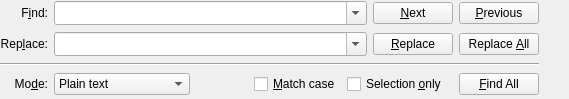
<?xml version="1.0" encoding="UTF-8"?>
<ui version="4.0">
 <author>Sebastian Pipping</author>
 <class>PowerSearchBar</class>
 <widget class="QWidget" name="PowerSearchBar">
  <property name="geometry">
   <rect>
    <x>0</x>
    <y>0</y>
    <width>569</width>
    <height>99</height>
   </rect>
  </property>
  <property name="sizePolicy">
   <sizepolicy hsizetype="Preferred" vsizetype="Minimum">
    <horstretch>0</horstretch>
    <verstretch>0</verstretch>
   </sizepolicy>
  </property>
  <layout class="QHBoxLayout" name="horizontalLayout_2">
   <property name="margin">
    <number>0</number>
   </property>
   <item>
    <layout class="QGridLayout" name="gridLayout">
     <property name="margin">
      <number>0</number>
     </property>
     <item row="0" column="0">
      <widget class="QLabel" name="label">
       <property name="text">
        <string>F&amp;ind:</string>
       </property>
       <property name="alignment">
        <set>Qt::AlignRight|Qt::AlignTrailing|Qt::AlignVCenter</set>
       </property>
       <property name="buddy">
        <cstring>pattern</cstring>
       </property>
      </widget>
     </item>
     <item row="0" column="1">
      <widget class="QComboBox" name="pattern">
       <property name="sizePolicy">
        <sizepolicy hsizetype="Expanding" vsizetype="Fixed">
         <horstretch>0</horstretch>
         <verstretch>0</verstretch>
        </sizepolicy>
       </property>
       <property name="focusPolicy">
        <enum>Qt::StrongFocus</enum>
       </property>
       <property name="toolTip">
        <string>Text to search for</string>
       </property>
       <property name="editable">
        <bool>true</bool>
       </property>
       <property name="sizeAdjustPolicy">
        <enum>QComboBox::AdjustToMinimumContentsLengthWithIcon</enum>
       </property>
      </widget>
     </item>
     <item row="0" column="2">
      <widget class="QPushButton" name="findNext">
       <property name="toolTip">
        <string>Jump to next match</string>
       </property>
       <property name="text">
        <string>&amp;Next</string>
       </property>
      </widget>
     </item>
     <item row="0" column="3">
      <widget class="QPushButton" name="findPrev">
       <property name="toolTip">
        <string>Jump to previous match</string>
       </property>
       <property name="text">
        <string>&amp;Previous</string>
       </property>
       <property name="icon">
        <iconset>
         <normaloff/>
        </iconset>
       </property>
      </widget>
     </item>
     <item row="1" column="0">
      <widget class="QLabel" name="label_3">
       <property name="text">
        <string>Rep&amp;lace:</string>
       </property>
       <property name="alignment">
        <set>Qt::AlignRight|Qt::AlignTrailing|Qt::AlignVCenter</set>
       </property>
       <property name="buddy">
        <cstring>replacement</cstring>
       </property>
      </widget>
     </item>
     <item row="1" column="1">
      <widget class="QComboBox" name="replacement">
       <property name="sizePolicy">
        <sizepolicy hsizetype="Expanding" vsizetype="Fixed">
         <horstretch>0</horstretch>
         <verstretch>0</verstretch>
        </sizepolicy>
       </property>
       <property name="toolTip">
        <string>Text to replace with</string>
       </property>
       <property name="editable">
        <bool>true</bool>
       </property>
       <property name="sizeAdjustPolicy">
        <enum>QComboBox::AdjustToMinimumContentsLengthWithIcon</enum>
       </property>
      </widget>
     </item>
     <item row="1" column="2">
      <widget class="QPushButton" name="replaceNext">
       <property name="toolTip">
        <string>Replace next match</string>
       </property>
       <property name="text">
        <string>&amp;Replace</string>
       </property>
      </widget>
     </item>
     <item row="1" column="3">
      <widget class="QPushButton" name="replaceAll">
       <property name="toolTip">
        <string>Replace all matches</string>
       </property>
       <property name="text">
        <string>Replace &amp;All</string>
       </property>
      </widget>
     </item>
     <item row="2" column="0" colspan="4">
      <widget class="Line" name="line_2">
       <property name="orientation">
        <enum>Qt::Horizontal</enum>
       </property>
      </widget>
     </item>
     <item row="3" column="1" colspan="2">
      <layout class="QHBoxLayout" name="horizontalLayout">
       <property name="spacing">
        <number>6</number>
       </property>
       <property name="rightMargin">
        <number>6</number>
       </property>
       <item>
        <widget class="QComboBox" name="searchMode">
         <property name="sizePolicy">
          <sizepolicy hsizetype="Minimum" vsizetype="Fixed">
           <horstretch>0</horstretch>
           <verstretch>0</verstretch>
          </sizepolicy>
         </property>
         <property name="toolTip">
          <string>Search mode</string>
         </property>
         <property name="maxVisibleItems">
          <number>4</number>
         </property>
         <property name="frame">
          <bool>true</bool>
         </property>
         <item>
          <property name="text">
           <string>Plain text</string>
          </property>
         </item>
         <item>
          <property name="text">
           <string>Whole words</string>
          </property>
         </item>
         <item>
          <property name="text">
           <string>Escape sequences</string>
          </property>
         </item>
         <item>
          <property name="text">
           <string>Regular expression</string>
          </property>
         </item>
        </widget>
       </item>
       <item>
        <spacer name="horizontalSpacer">
         <property name="orientation">
          <enum>Qt::Horizontal</enum>
         </property>
         <property name="sizeHint" stdset="0">
          <size>
           <width>0</width>
           <height>20</height>
          </size>
         </property>
        </spacer>
       </item>
       <item>
        <widget class="QCheckBox" name="matchCase">
         <property name="toolTip">
          <string>Case-sensitive searching</string>
         </property>
         <property name="text">
          <string>&amp;Match case</string>
         </property>
        </widget>
       </item>
       <item>
        <widget class="QCheckBox" name="selectionOnly">
         <property name="text">
          <string>Selection &amp;only</string>
         </property>
        </widget>
       </item>
      </layout>
     </item>
     <item row="3" column="0">
      <widget class="QLabel" name="label_2">
       <property name="text">
        <string>Mo&amp;de:</string>
       </property>
       <property name="alignment">
        <set>Qt::AlignRight|Qt::AlignTrailing|Qt::AlignVCenter</set>
       </property>
       <property name="buddy">
        <cstring>searchMode</cstring>
       </property>
      </widget>
     </item>
     <item row="3" column="3">
      <widget class="KPushButton" name="findAll">
       <property name="text">
        <string>&amp;Find All</string>
       </property>
      </widget>
     </item>
    </layout>
   </item>
   <item>
    <layout class="QVBoxLayout" name="verticalLayout_2">
     <item>
      <widget class="QToolButton" name="mutate">
       <property name="toolTip">
        <string>Switch to incremental search bar</string>
       </property>
       <property name="text">
        <string/>
       </property>
       <property name="icon">
        <iconset>
         <normaloff/>
        </iconset>
       </property>
       <property name="autoRaise">
        <bool>true</bool>
       </property>
      </widget>
     </item>
     <item>
      <spacer>
       <property name="orientation">
        <enum>Qt::Vertical</enum>
       </property>
       <property name="sizeHint" stdset="0">
        <size>
         <width>20</width>
         <height>40</height>
        </size>
       </property>
      </spacer>
     </item>
    </layout>
   </item>
  </layout>
 </widget>
 <customwidgets>
  <customwidget>
   <class>KPushButton</class>
   <extends>QPushButton</extends>
   <header>kpushbutton.h</header>
  </customwidget>
 </customwidgets>
 <tabstops>
  <tabstop>pattern</tabstop>
  <tabstop>replacement</tabstop>
  <tabstop>findNext</tabstop>
  <tabstop>findPrev</tabstop>
  <tabstop>replaceNext</tabstop>
  <tabstop>replaceAll</tabstop>
  <tabstop>searchMode</tabstop>
  <tabstop>matchCase</tabstop>
  <tabstop>selectionOnly</tabstop>
  <tabstop>findAll</tabstop>
  <tabstop>mutate</tabstop>
 </tabstops>
 <resources/>
 <connections/>
</ui>
